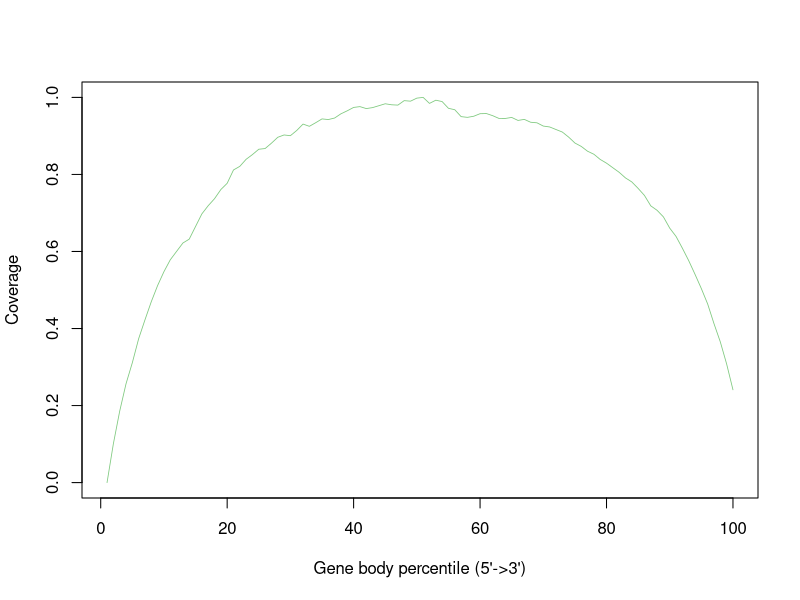

This chart was generated by the following R code:
SHAM_6Hr_SRR12108304.gencode.Aligned.sortedByCoord.out <- c(0.0,0.10063394140838026,0.1853074755940102,0.2563114999687448,0.3112158698749577,0.3735162947299444,0.42255115611858,0.4697003597579771,0.5116594779737155,0.5475861295947819,0.5783476999415851,0.6002616813566044,0.6220157224366974,0.6320902391129563,0.6649055985583815,0.6976472388736924,0.7188576552574457,0.737029636383624,0.7607796983551149,0.7770164445392878,0.8116372760134763,0.8210440094584661,0.8393897263123407,0.8516477950004634,0.8654246502113497,0.8672357266184259,0.8811371714702655,0.8964556618231905,0.9025079592949692,0.9006102305770569,0.9140986758578471,0.9307544570974062,0.9249509078015101,0.9342873709645781,0.9441928940794054,0.9425275315084616,0.946510088958728,0.9575088969505715,0.9652817385643738,0.9739762848576164,0.9760822377851497,0.9709904445349767,0.9735378500311475,0.978475738430731,0.9834907948086212,0.9808722568184807,0.9799815917727727,0.9916033479693829,0.9902164798899817,0.9981410708242532,1.0,0.9844314681531202,0.992745778933142,0.9891969141430798,0.9717181515035901,0.9680028797882407,0.950114566425894,0.948211233329669,0.9511048169631598,0.9577033257674226,0.9581137387023277,0.9525404000232798,0.9453577425564156,0.9453702446311133,0.9480379287079967,0.9402275808701013,0.9429603619566178,0.9355091254367643,0.9340748356947166,0.9256143799725386,0.9233058072136971,0.9166930719106403,0.9101639711762513,0.8970941298448234,0.8815820728870954,0.8727969943288002,0.860305697281661,0.8524595676437685,0.8389517225918957,0.8292712368216277,0.8174128034178085,0.8055138460477278,0.79096487994775,0.780551082830556,0.7637573476632976,0.745496989802187,0.7184683665177195,0.7068341082464116,0.6898032647659202,0.660579018500915,0.6389857799677964,0.6084764066450683,0.5762098451682715,0.5406453226074155,0.5035952086876486,0.46363642242354874,0.41252621663508815,0.36525457888485807,0.30784634519090454,0.24093610362064394)


pdf("/athena/angsd/scratch/pes4008/project/QC/rseqc/SHAM_6Hr_SRR12108304.geneBodyCoverage.curves.pdf")
x=1:100
icolor = colorRampPalette(c("#7fc97f","#beaed4","#fdc086","#ffff99","#386cb0","#f0027f"))(1)
plot(x,SHAM_6Hr_SRR12108304.gencode.Aligned.sortedByCoord.out,type='l',xlab="Gene body percentile (5'->3')", ylab="Coverage",lwd=0.8,col=icolor[1])
dev.off()
